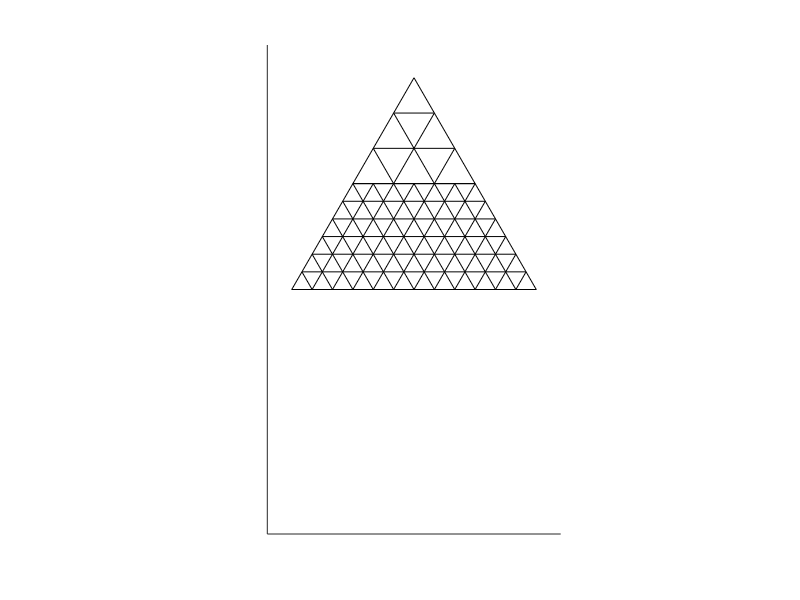

The MATLAB source for this figure:
clear;
clc;

hold on

X=[-1,0,1];
Y=[0,sqrt(3),0];

x=X(1:2);
y=Y(1:2);
plot(x,y,'k');

x=X(2:3);
y=Y(2:3);
plot(x,y,'k');

x=X(1:2:3);
y=Y(1:2:3);
plot(x,y,'k');

for i = 1:3
    x(1) = -i/6;
    x(2) = i/6;
    y(1) = sqrt(3)-i*sqrt(3)/6;
    y(2) = y(1);
    plot(x,y,'k');

    x(1) = -i/6;
    x(2) = 0.5-i/3;
    y(1) = sqrt(3)-i*sqrt(3)/6;
    y(2) = sqrt(3)/2;
    plot(x,y,'k');
    
    x(1) = i/6;
    x(2) = -0.5+i/3;
    y(1) = sqrt(3)-i*sqrt(3)/6;
    y(2) = sqrt(3)/2;
    plot(x,y,'k');
end

for i = 0:6
    x(1) = -0.5-i/12;
    x(2) = 0.5+i/12;
    y(1) = sqrt(3)/2-i*sqrt(3)/12;
    y(2) = y(1);
    plot(x,y,'k');
    
    x(1) = -0.5-i/12;
    x(2) = -i/6;
    y(1) = sqrt(3)/2-i*sqrt(3)/12;
    y(2) = 0;
    plot(x,y,'k');
    
    x(1) = 0.5+i/12;
    x(2) = i/6;
    y(1) = sqrt(3)/2-i*sqrt(3)/12;
    y(2) = 0;
    plot(x,y,'k');
end

for i = 1:5
    x(1) = -0.5+i/6;
    x(2) = i/6;
    y(1) = sqrt(3)/2;
    y(2) = 0;
    plot(x,y,'k');
    
    x(1) = -0.5+i/6;
    x(2) = -1+i/6;
    y(1) = sqrt(3)/2;
    y(2) = 0;
    plot(x,y,'k');
end

hold off
axis equal
set(gca,'xlim',[-1.2 1.2]);
set(gca,'ylim',[-2 2]);
set(gca,'Box','off');
set(gca,'xtick',[]);
set(gca,'ytick',[]);